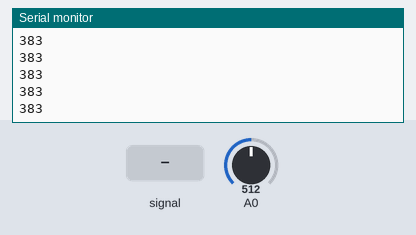
Simulated run of this sketch. Board: Arduino Uno, built with avr-gcc and run on an emulated ATmega328P. Shown: the last lines printed to the serial monitor. The inputs (shaded band) are chosen by the test bench; at power-on: A0 = 512.

Above: at 1.2 s.
1.3 s: A0 fed a 200 Hz sine of ±81 counts around its level
At 1.44 s:
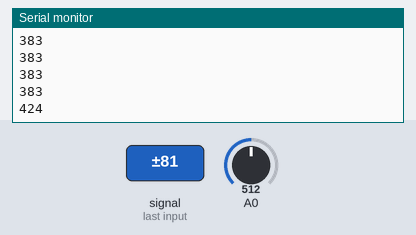
2.8 s: A0 set to 716
At 2.81 s:
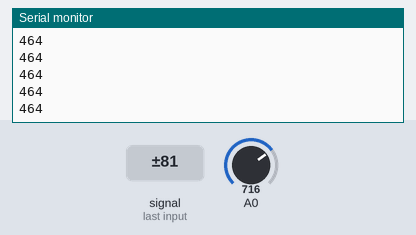
4.3 s: A0 fed a 1000 Hz sine of ±255 counts around its level
At 4.45 s:
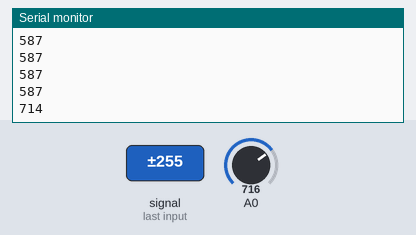
5.8 s: A0 set to 900
At 5.82 s:
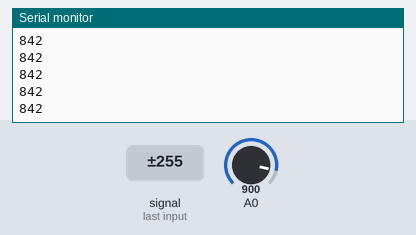
Timing chart, 0 to 8.3 s (numbered marks = the images above; inputs shaded):
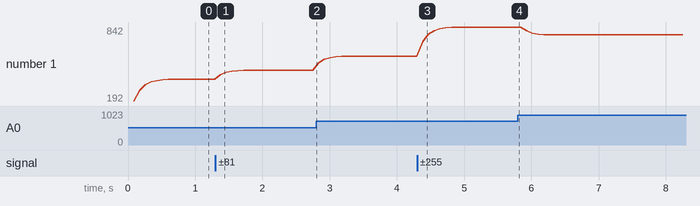

The sketch:

noise_sensor-1.ino
```cpp
// Example code for HW484 v0.2: Reading an analog sensor
#define NUM_SAMPLES 800
#define ALPHA .5


void setup() {
  Serial.begin(9600); // Initialize serial communication at 9600 baud
}

int prevVolume = 0;
int volume = 0;
int maximumVolumeReached = 0;

void loop() {

  int maxVal = 0;
  int minVal = 128;
  int aRead = 0;

  // prevVolume = volume;

  for (int i = 0; i < NUM_SAMPLES ; i++) {
    aRead = analogRead(A0);
    maxVal = max(maxVal, aRead);
    minVal = min(minVal, aRead);
  }

  volume = maxVal - minVal;
  prevVolume = lowPassFilter(volume, prevVolume, ALPHA);
  maximumVolumeReached = max(volume, maximumVolumeReached);
  Serial.println(prevVolume);     // Print the sensor value to the Serial Monitor
  // Serial.println(maximumVolumeReached);
}

float lowPassFilter(float X, float Y, float a)
{
  return X + a * (Y - X); //EWMA Filter formula
}
```

Measured:
- after the input at 1.3 s, the serial monitor: prints a new line after 0.08 s (image 1)
- after the input at 4.3 s, the serial monitor: prints a new line after 0.08 s (image 3)
- plotted number 1: 383 → 464 after the input at 1.3 s, 464 → 587 after the input at 2.8 s, 587 → 842 after the input at 4.3 s, 842 → 772 after the input at 5.8 s
